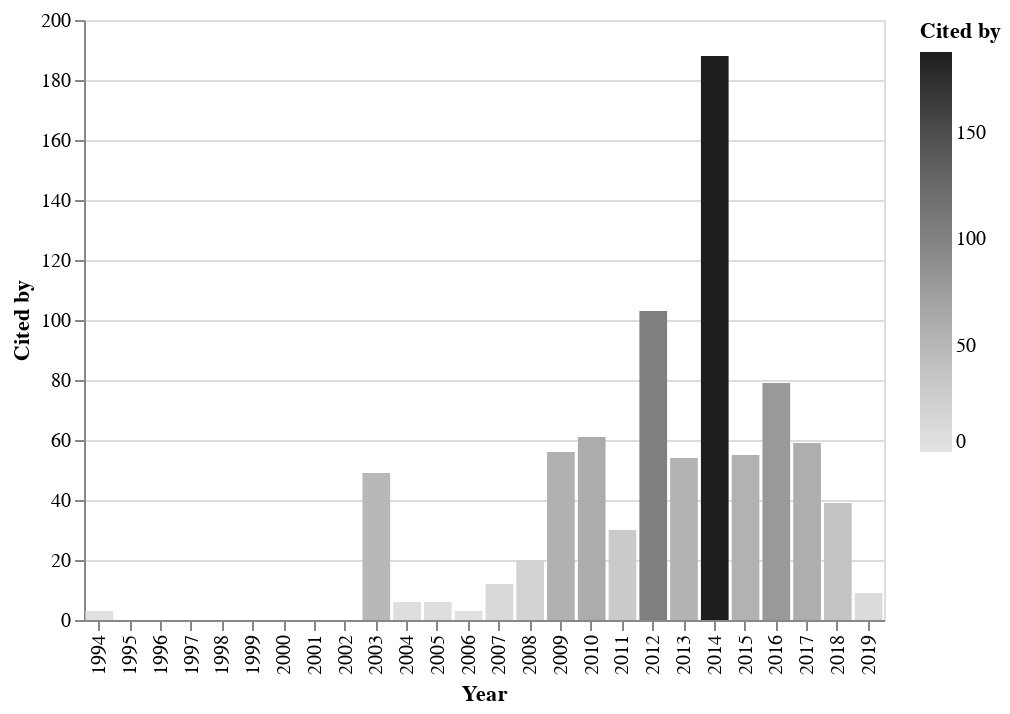

Write notebook code for a chart like this one.
### Code cell
alt_bar_graph(citationsByYear(records))

### Figure 1 — Vega-Lite specification as saved in the notebook (floating-point values rounded to 4 significant figures)
{"$schema": "https://vega.github.io/schema/vega-lite/v3.4.0.json", "config": {"mark": {"tooltip": null}, "view": {"height": 300, "width": 400}}, "data": {"name": "data-23c52398f4d4956ab3ebdd4ce2050b93"}, "datasets": {"data-23c52398f4d4956ab3ebdd4ce2050b93": [{"Cited by": 3, "Year": 1994}, {"Cited by": 0, "Year": 1995}, {"Cited by": 0, "Year": 1996}, {"Cited by": 0, "Year": 1997}, {"Cited by": 0, "Year": 1998}, {"Cited by": 0, "Year": 1999}, {"Cited by": 0, "Year": 2000}, {"Cited by": 0, "Year": 2001}, {"Cited by": 0, "Year": 2002}, {"Cited by": 49, "Year": 2003}, {"Cited by": 6, "Year": 2004}, {"Cited by": 6, "Year": 2005}, {"Cited by": 3, "Year": 2006}, {"Cited by": 12, "Year": 2007}, {"Cited by": 20, "Year": 2008}, {"Cited by": 56, "Year": 2009}, {"Cited by": 61, "Year": 2010}, {"Cited by": 30, "Year": 2011}, {"Cited by": 103, "Year": 2012}, {"Cited by": 54, "Year": 2013}, {"Cited by": 188, "Year": 2014}, {"Cited by": 55, "Year": 2015}, {"Cited by": 79, "Year": 2016}, {"Cited by": 59, "Year": 2017}, {"Cited by": 39, "Year": 2018}, {"Cited by": 9, "Year": 2019}]}, "encoding": {"color": {"field": "Cited by", "scale": {"scheme": "greys"}, "type": "quantitative"}, "x": {"field": "Year", "sort": {"field": "Cited by:Q"}, "type": "nominal"}, "y": {"field": "Cited by", "type": "quantitative"}}, "mark": "bar"}
